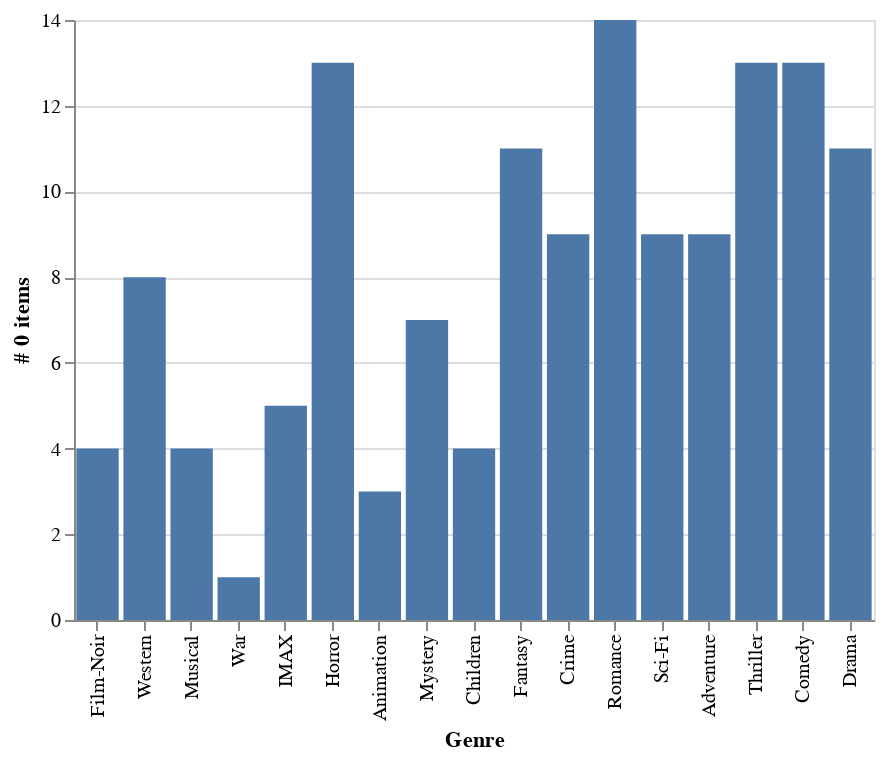

The notebook cell this image was saved under:
### Code cell
alt.Chart(results_df).mark_bar().encode(y="# 0 items",x=alt.X('Genre',
                                                            sort = alt.EncodingSortField(
                                                            field="# items",
                                                            order="ascending")))

### Figure 1 — Vega-Lite specification as saved in the notebook (floating-point values rounded to 4 significant figures)
{"$schema": "https://vega.github.io/schema/vega-lite/v3.4.0.json", "config": {"mark": {"tooltip": null}, "view": {"height": 300, "width": 400}}, "data": {"name": "data-5885f38d886686498edac504c1413d78"}, "datasets": {"data-5885f38d886686498edac504c1413d78": [{"# 0 items": 9, "# items": 301, "Genre": "Adventure"}, {"# 0 items": 3, "# items": 81, "Genre": "Animation"}, {"# 0 items": 4, "# items": 105, "Genre": "Children"}, {"# 0 items": 13, "# items": 450, "Genre": "Comedy"}, {"# 0 items": 9, "# items": 187, "Genre": "Crime"}, {"# 0 items": 11, "# items": 454, "Genre": "Drama"}, {"# 0 items": 11, "# items": 146, "Genre": "Fantasy"}, {"# 0 items": 4, "# items": 11, "Genre": "Film-Noir"}, {"# 0 items": 13, "# items": 79, "Genre": "Horror"}, {"# 0 items": 5, "# items": 54, "Genre": "IMAX"}, {"# 0 items": 4, "# items": 46, "Genre": "Musical"}, {"# 0 items": 7, "# items": 89, "Genre": "Mystery"}, {"# 0 items": 14, "# items": 211, "Genre": "Romance"}, {"# 0 items": 9, "# items": 226, "Genre": "Sci-Fi"}, {"# 0 items": 13, "# items": 323, "Genre": "Thriller"}, {"# 0 items": 1, "# items": 53, "Genre": "War"}, {"# 0 items": 8, "# items": 24, "Genre": "Western"}]}, "encoding": {"x": {"field": "Genre", "sort": {"field": "# items", "order": "ascending"}, "type": "nominal"}, "y": {"field": "# 0 items", "type": "quantitative"}}, "mark": "bar"}
